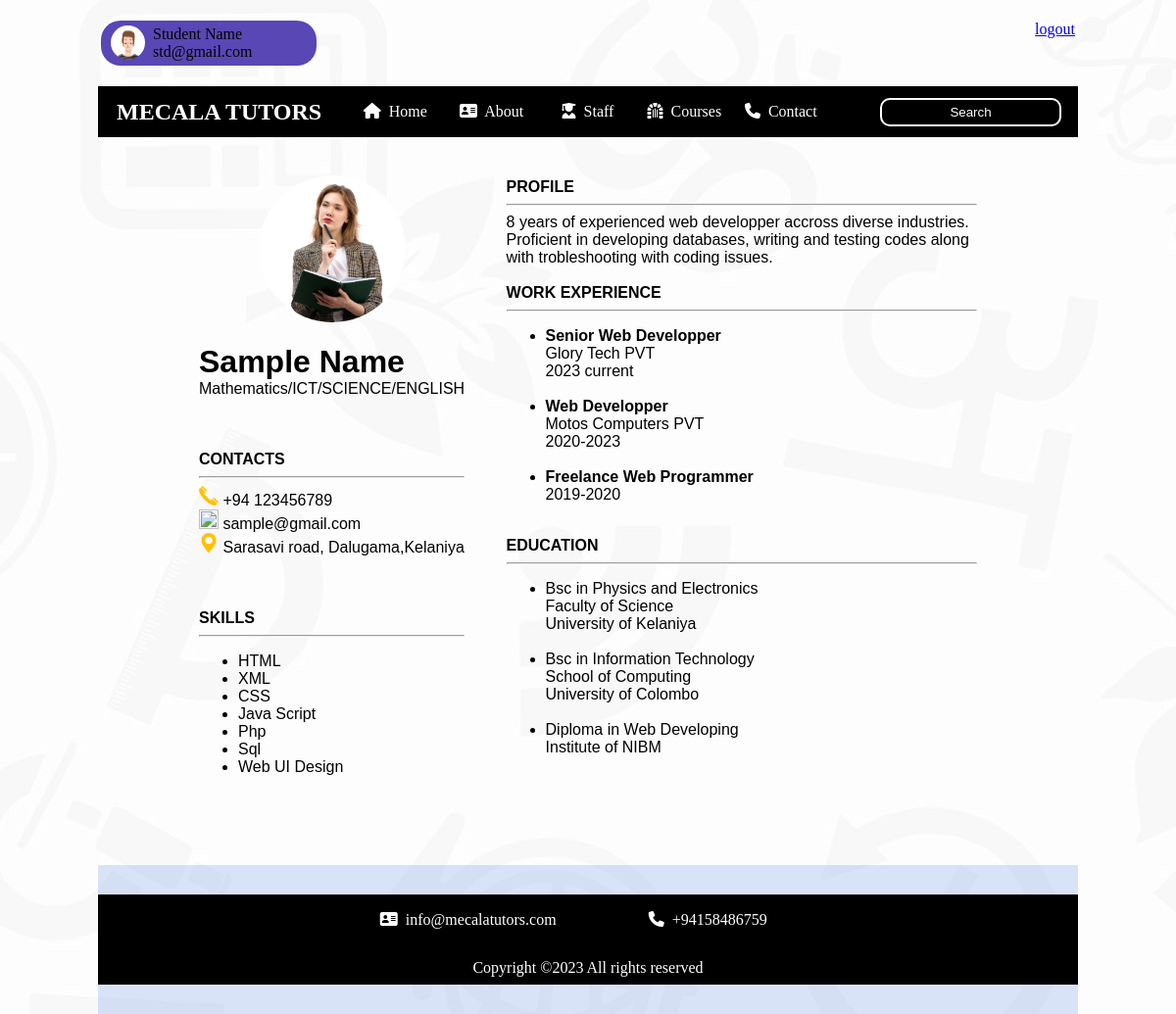
Page /profiles_lec/sampleORG.php (signed in) on the committed database.
### tables this page shows
CREATE TABLE IF NOT EXISTS `user_form` (
  `id` int(100) NOT NULL AUTO_INCREMENT,
  `name` varchar(100) NOT NULL,
  `email` varchar(100) NOT NULL,
  `password` varchar(100) NOT NULL,
  `image` varchar(100) NOT NULL,
  PRIMARY KEY (`id`)
);

CREATE TABLE IF NOT EXISTS `teach_user_form2` (
  `id` int(100) NOT NULL AUTO_INCREMENT,
  `name` varchar(100) NOT NULL,
  `email` varchar(100) NOT NULL,
  `subject` varchar(100) NOT NULL,
  `password` varchar(100) NOT NULL,
  `image` varchar(100) NOT NULL,
  `info` varchar(2000) NOT NULL,
  `ProLink` varchar(100) DEFAULT 'sample.php',
  PRIMARY KEY (`id`)
);

### profiles_lec/sampleORG.php (the view, shortened to what this page needs)
<?php
include '../config.php';
$user_id = $_SESSION['user_id'];
$type = $_SESSION['type'];
?>
<!DOCTYPE html>
<html>
    <link rel="stylesheet" type="text/css" href="https://cdnjs.cloudflare.com/ajax/libs/font-awesome/6.3.0/css/all.min.css">
    <link rel="stylesheet" href="master.css">
    <head>
    </head>
    <body>
        <br>
        <div class="Header_Section" align="center">
            <div class="header">
                <table align="center" width="100%">
                    <tr>
                        <td align="left" class="propicArea">
                            <?php
                                            if($type=='S'){
                                                echo '<a href="../update_profile.php" class="btn uName">';
                                            }else if ($type=='T'){
                                                echo '<a href="../teach_update_profile.php" class="btn uName">';
                                            };
                            ?>
                                                            <div class="propicArea">
                                         <?php
                                            if($type=='S'){
                                                $select = mysqli_query($conn, "SELECT * FROM `user_form` WHERE id = '$user_id'") or die('query failed');
                                            }else if ($type=='T'){
                                                $select = mysqli_query($conn, "SELECT * FROM `teach_user_form2` WHERE id = '$user_id'") or die('query failed');
                                                $link='../teach_update_profile.php';
                                            };
                                            if(mysqli_num_rows($select) > 0){
                                               $fetch = mysqli_fetch_assoc($select);
                                            }
                                            if($fetch['image'] == ''){
                                               echo '<img src="../default-avatar.png" " class="profilePic">';
                                            }else{
                                               echo '<img src="../uploaded_img/'.$fetch['image'].'" class="profilePic">';
                                            }
                                         ?>
                                <div>&nbsp;&nbsp;<?php echo $fetch['name']; ?> <br> &nbsp;&nbsp;<?php echo $fetch['email']; ?></div>
                            </div>
                            <?php echo '</a>'; ?>
                        </td>
                       <td  id="btnofloginm">  <a href="../index2.php" class="delete-btn">logout</a>
</td>
                    </tr>
                </table>
            </div>
            <br>
            <div class="menu">
                <table align="center" width="100%">
                    <tr>
                        <td width="25%"><h2 class="Site">&nbsp;MECALA TUTORS</h2></td>
                        <td width="10%" class="nav"><a href="../index.php" class="nav"><i class="fa fa-home"></i>&nbsp Home</a></td>
                        <td width="10%" class="nav"><a href="../index.php#aboutus_section" class="nav"><i class="fa-solid fa-address-card"></i>&nbsp About</a></td>
                        <td width="10%" class="nav"><a href="../index.php#teacher_section" class="nav"><i class="fa-solid fa-user-graduate"></i>&nbsp Staff</a></td>
                        <td width="10%" class="nav"><a href="../index.php#Course_section" class="nav"><i class="fa-solid fa-dungeon"></i>&nbsp Courses</a></td>
                        <td width="10%" class="nav"><a href="../index.php#contact" class="nav"><i class="fa-solid fa-phone"></i>&nbsp Contact</a></td>
                        <td width="25%" class="Search" align="right"><input type="text" name="" class="Search" placeholder="Search">&nbsp;</td>
                    </tr>
                </table>
            </div>
        </div>
        <br>
        <br>
<div class="profile_Section">
    <table>
        <tr>
            <td width="30%">
                <center>
                    <?php
                        $query = "SELECT * FROM `teach_user_form2` WHERE email='ict@gmail.com' ";
                        $r =mysqli_query($conn,$query);
                        while($row=mysqli_fetch_assoc($r)){
                    ?>
                    <img src="../uploaded_img/<?php echo $row['image'] ?>" class="Sampleimgdata" >
                    <?php } ?>
                </center><br>
                <h1>Sample Name</h1>
                Mathematics/ICT/SCIENCE/ENGLISH<br><br><br><br>
                <b>CONTACTS</b>
                <hr>
                <img src="phone.png" width="20px" height="20px"> +94 123456789 <br>
                <img src="mail.png" width="20px" height="20px"> sample@gmail.com<br>
                <img src="loc.png" width="20px" height="20px"> Sarasavi road, Dalugama,Kelaniya<br><br><br><br>
                <b>SKILLS</b>
                <hr>
                <ul>
                    <li>HTML</li>
                    <li>XML</li>
                    <li>CSS</li>
                    <li>Java Script</li>
                    <li>Php</li>
                    <li>Sql</li>
                    <li>Web UI Design</li>
                </ul>
            </td>
            <td width="5%"></td>
            <td class="col2" width="65%">
                <b>PROFILE</b>
                <hr>
                8 years of experienced web developper accross diverse industries. Proficient in developing databases, writing and testing codes along with trobleshooting with coding issues.<br><br>
                <b>WORK EXPERIENCE</b>
                <hr>
                <ul>
                    <li>
                        <b>Senior Web Developper</b><br>
                        Glory Tech PVT<br>
                        2023 current<br><br>
                    </li>
                    <li>
                        <b>Web Developper</b><br>
                        Motos Computers PVT<br>
                        2020-2023<br><br>
                    </li>
                    <li>
                        <b>Freelance Web Programmer</b><br>
                        2019-2020<br><br>
                    </li>
                </ul>
                <b>EDUCATION</b>
                <hr>
                <ul>
                    <li>Bsc in Physics and Electronics<br>
                    Faculty of Science<br>
                    University of Kelaniya<br><br>
                    </li>
                    <li>
                    Bsc in Information Technology<br>
                    School of Computing<br>
                    University of Colombo<br><br>
                    </li>
                    <li>
                    Diploma in Web Developing<br>
                    Institute of NIBM<br><br>
                    </li>
                </ul>
            </td>
        </tr>
    </table>
</div>
<br><br><br><br>
<div id="contact">
    <div class="contact">
        <div class="teacher_section">
            <div class="teacher">
                <div class="menu">
                <table align="center" width="100%">
                    <tr>
                        <td width="25%"><h2 class="Site">&nbsp;</h2></td>
                        <td width="25%" class="nav"><i class="fa-solid fa-address-card"></i>&nbsp info@mecalatutors.com</td>
                        <td width="25%" class="nav"><i class="fa-solid fa-phone"></i>&nbsp +94158486759</td>
                        <td width="25%" class="Search" align="right">&nbsp;</td>
                    </tr>
                    <tr><td colspan="4" align="center"><br>Copyright &copy;2023 All rights reserved</td></tr>
                </table>
            </div>
        </div>
            </div>
        </div>
    </div>
    </body>
</html>

### master.css (style rules this page uses)
h1,h2,h3,h4,h5,h6,div,p,table,body { padding: 0px; margin: 0px; border: 0px; }
body { font-family: Garamond, serif; color: #3f2087; background-image: url(../images/body-bg.jpg); background-color: #f763c3; background-image: linear-gradient(#bda5ef,#e1f3ff,#bda5ef); }
.Header_Section,.welcome_section, .aboutus_section, .count_section, .teacher_section,.footer_section { margin-left: 100px; margin-right: 100px; }
.profile_Section { margin-left: 200px; margin-right: 200px; }
div.teacher_section { background-color: rgba(72,119,217,0.2); padding-top: 30px; padding-bottom: 30px; }
div.header { font-family: "Georgia", Times,serif; color: #f763c3; }
a.uName { text-decoration: none; color: black; }
.profilePic { float: left; width: 35px; height: 35px; border-radius: 35px; object-fit: cover; }
.propicArea { vertical-align: middle; }
div.propicArea { background-color: rgba(89,71,181,255); padding-top: 5px; padding-bottom: 5px; padding-left: 10px; padding-right: 10px; border-radius: 20px; width: 200px; }
td.nav { text-align: center; padding-top: 10px; padding-bottom: 10px; }
a.nav { text-decoration: none; color: white; }
.menu { background-color: rgba(89,71,181,255); color: white; padding-top: 10px; padding-bottom: 10px; font-family: "Georgia", Times,serif; padding-left: 10px; padding-right: 10px; }
input.Search { border-radius: 10px; border-color: white; border-style: solid; color: white; background-color: rgba(89,71,181,255); padding-top: 5px; padding-bottom: 5px; text-align: center; }
::placeholder { color: white; opacity: 1; }
.Sampleimgdata { width: 150px; height:150px; object-fit: cover; border-radius: 100px; }
#btnofloginm { text-align: right; display: block; }

### profiles_lec/sampleORG.php (style rules this page uses)
h1,h2,h3,h4,h5,h6,div,p,table,body { padding: 0px; margin: 0px; border: 0px; }
body { font-family: 'Poppins', sans-serif; color: black; background-image: url(../images/body-bg.jpg); }
.Header_Section,.welcome_section, .aboutus_section, .count_section, .teacher_section { margin-left: 100px; margin-right: 100px; }
.profile_Section { margin-left: 200px; margin-right: 200px; }
a.uName { text-decoration: none; color: black; }
.profilePic { float: left; width: 35px; height: 35px; border-radius: 35px; }
.propicArea { vertical-align: middle; }
td.nav { text-align: center; padding-top: 10px; padding-bottom: 10px; }
a.nav { text-decoration: none; color: white; }
.menu { background-color: black; color: white; padding-top: 5px; padding-bottom: 5px; }
input.Search { border-radius: 10px; border-color: white; border-style: solid; color: white; background-color: black; padding-top: 5px; padding-bottom: 5px; text-align: center; }
#btnofloginm { text-align: right; display: block; }

### rows in the picture
user_form: image (picture), name "Student Name", email "std@gmail.com"
teach_user_form2: image (picture)
